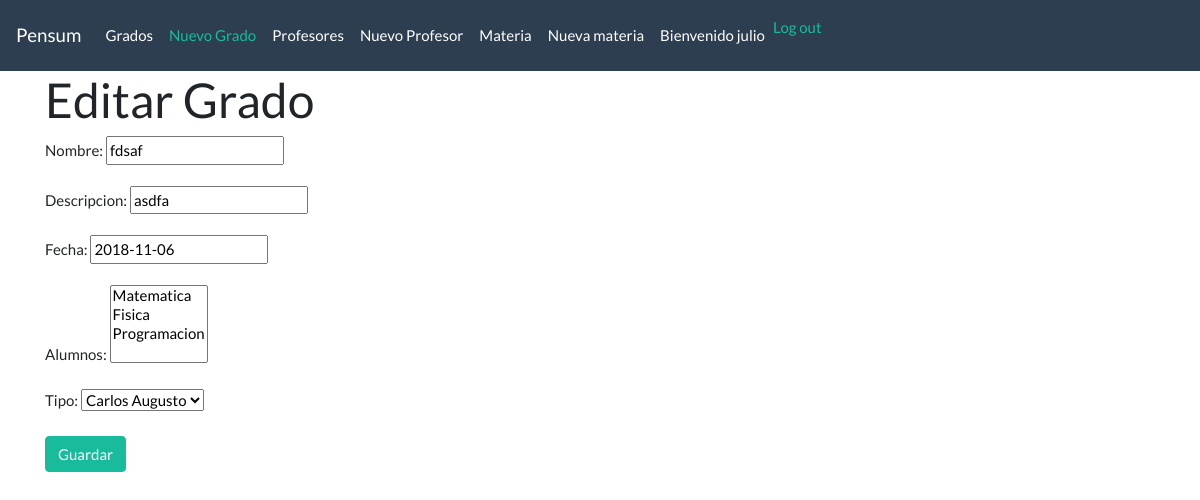
Before: /grado/7/edit/ (signed in) with the older database file.
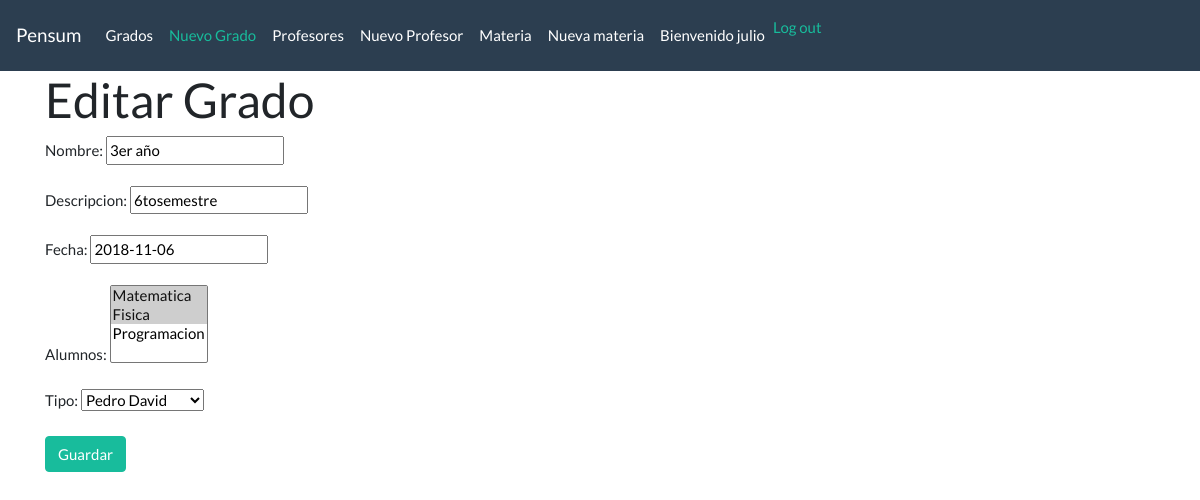
After: the same page with the newer database file.
### python/models.py (models this page shows, shortened)
class Materia(models.Model):
    nombre = models.CharField(max_length=50)
    descripcion = models.CharField(max_length=100)
    fecha = models.DateField()
    tipo = models.ForeignKey(TipoMateria, on_delete=models.CASCADE,blank=True, null=True)
    alumnos   = models.ManyToManyField(Alumno, through='Inscripcion')

class Alumno(models.Model):
    nombre = models.CharField(max_length=50)
    telefono = models.CharField(max_length=10)
    direccion = models.CharField(max_length=50)
    correo = models.CharField(max_length=50)
    fecha_nacimiento = models.DateField()
    def __str__(self):
        return self.nombre

class TipoMateria(models.Model):
    nombre = models.CharField(max_length=50)
    descripcion = models.CharField(max_length=50)
    def __str__(self):
        return self.nombre

### python/views.py (the view)
# urls.py: url(r'^grado/(?P<pk>[0-9]+)/edit/$', views.materia_editar, name='materia_editar'),
@login_required
def materia_editar(request, pk):
    materia = get_object_or_404(Materia, pk=pk)
    if request.method == "POST":
        form = MateriaForm(request.POST, instance=materia)
        if form.is_valid():
            materia = form.save(commit=False)
            materia.save()
            return redirect('lista_materias')
    else:
        form = MateriaForm(instance=materia)
    return render(request, 'materias/materia_editar.html', {'form': form})

### python/forms.py (shortened to what this page needs)
class MateriaForm(forms.ModelForm):
    class Meta:
        model = Materia
        fields = ('nombre', 'descripcion', 'fecha', 'alumnos', 'tipo')

### python/templates/materias/materia_editar.html
{% extends 'materias/base.html' %}
{% block content %}
    <h1>Editar Grado</h1>
    <form method="POST" class="post-form">{% csrf_token %}
        {{ form.as_p }}
        <button type="submit" class="btn btn-success">Guardar</button>
    </form>
{% endblock %}

Changed rows visible on the page:
changed Materia: nombre "fdsaf" → "3er año"; descripcion "asdfa" → "6tosemestre"; tipo "Carlos Augusto" → "Pedro David"
Other visible differences:
form field alumnos: "Matematica / Fisica / Programacion" → "Matematica ☑ / Fisica ☑ / Programacion"
